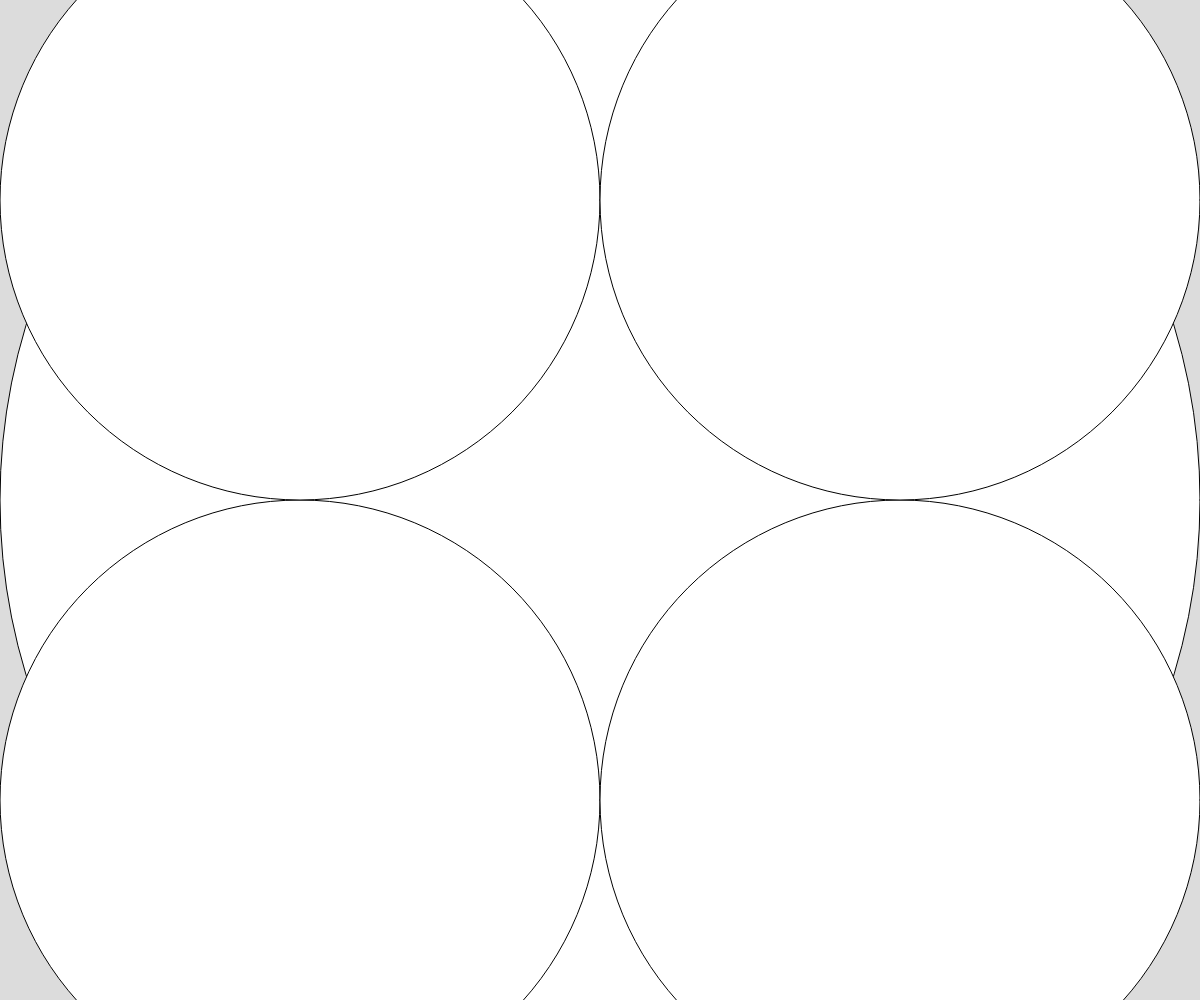
Frame 1 (no input)
Frame 60 (no input): identical to frame 1, image omitted
Frame 120 (the mouse pressed at the canvas centre since frame 60): identical to frame 1, image omitted

The p5.js sketch that drew this single still picture (run headless with seeded random() and noise() and a simulated clock; from frame 60 on, the mouse is pressed at the canvas centre):

// p5.js sketch
// ── sketch.js
// Fractal Circles

let numOfCircle = 1;

function setup() {
  createCanvas(windowWidth, windowHeight);
}

function draw() {
  background(220);
  // keyIsUsed();
  fractalCircle(width/2, height/2, width, numOfCircle);
}

function fractalCircle(x, y, diameter, depth) {
  //base case
  circle(x, y, diameter);

  if (depth > 0) {
    depth--;
    //top left side circle
    fractalCircle(x - diameter/4, y + diameter/4, diameter/2, depth);
    //top right side circle
    fractalCircle(x + diameter/4, y + diameter/4, diameter/2, depth);
    //bottom left side circle
    fractalCircle(x - diameter/4, y - diameter/4, diameter/2, depth);
    //bottom right side circle
    fractalCircle(x + diameter/4, y - diameter/4, diameter/2, depth);
  }
}

function keyPressed() {
  if (key === "m") {
    numOfCircle++;
  }
  if (key === "l") {
    numOfCircle--;
  }
}
